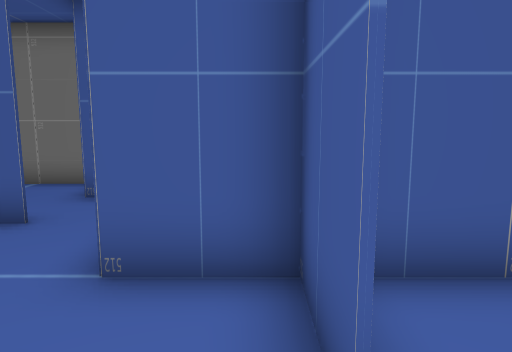
View 1 (above)

19 first-person views from a walk through a Unity game level. The camera is 1.5 m above the floor, tilts 8° down and sees 70° across. The floor is counted in squares, 1 m on a side. Each view is taken from the middle of a square. On the plan, view 1 faces up. The plan holds only what a view shows up to about 16 squares ahead; the rest is blank.

View 2
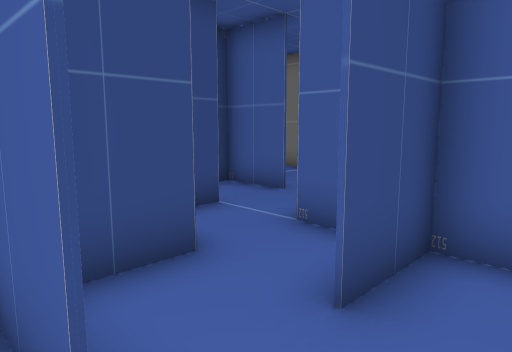

View 3
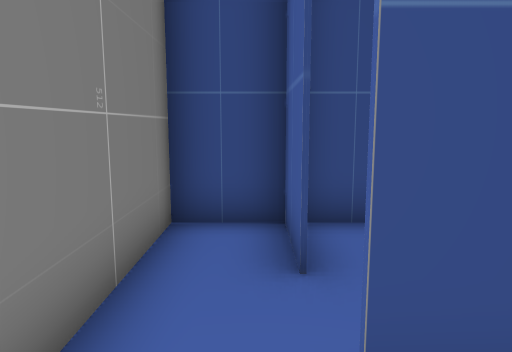

View 4
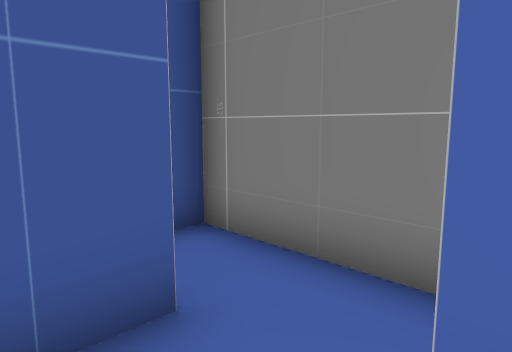

View 5
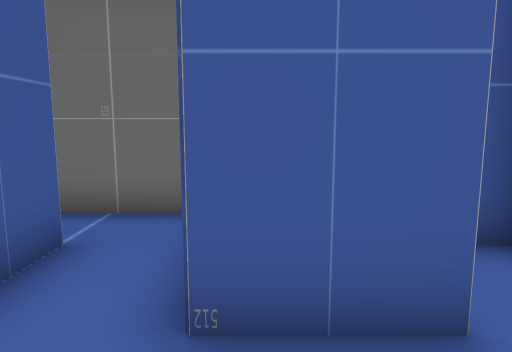

View 6
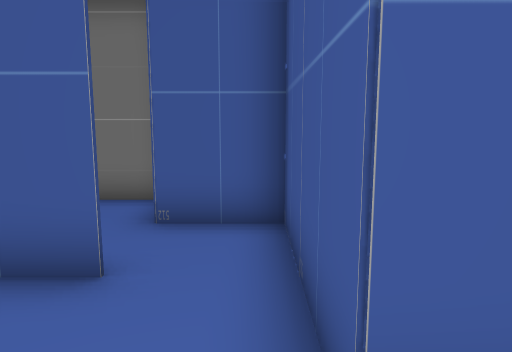

View 7
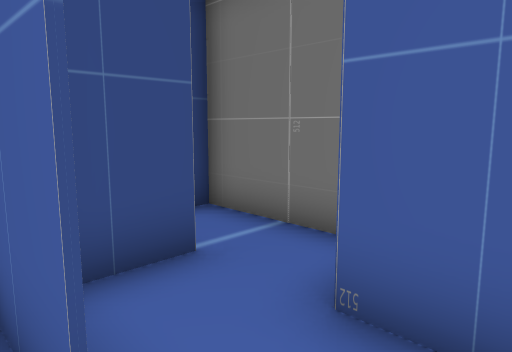

View 8
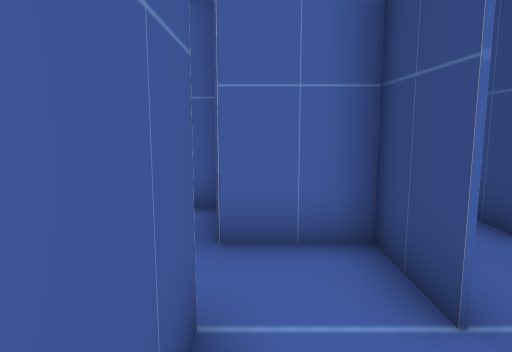

View 9
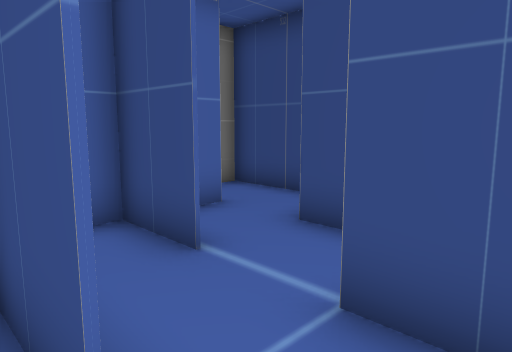

View 10
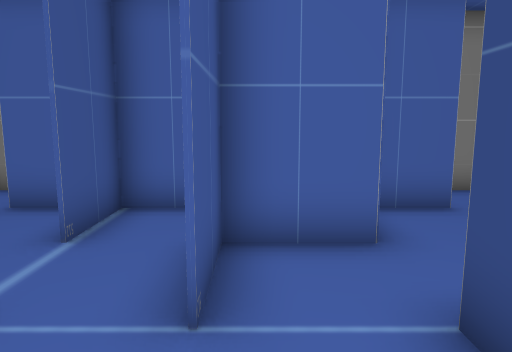

View 11
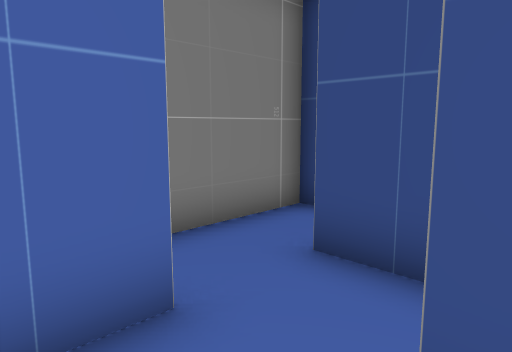

View 12
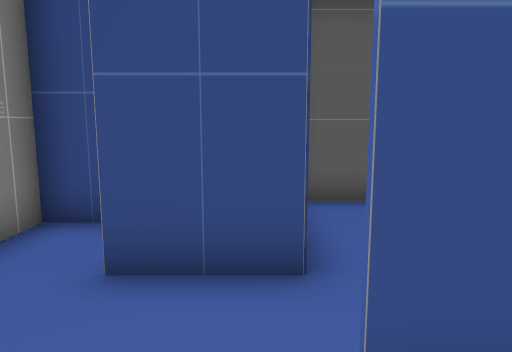

View 13
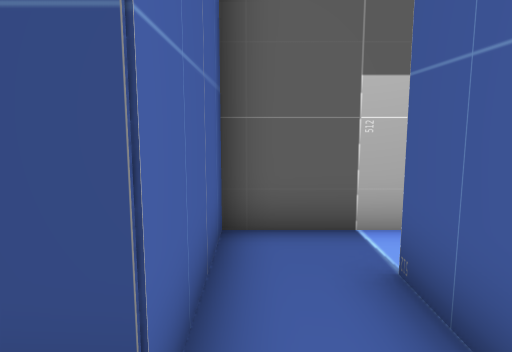

View 14
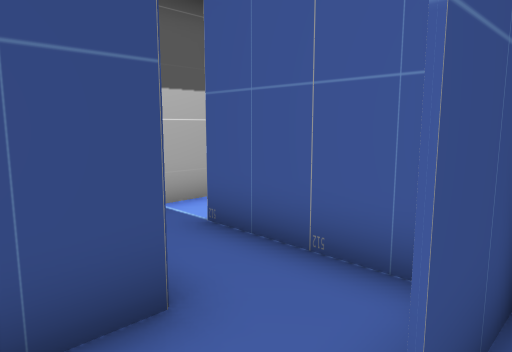

View 15
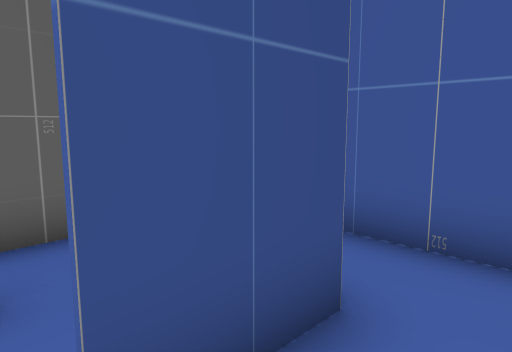

View 16
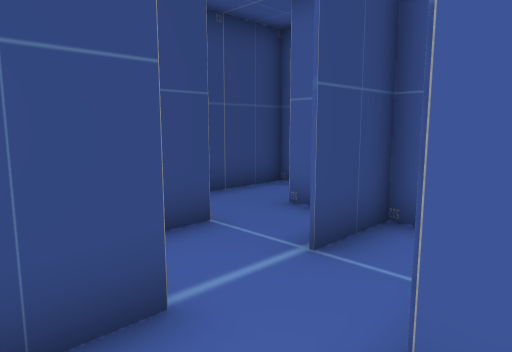

View 17
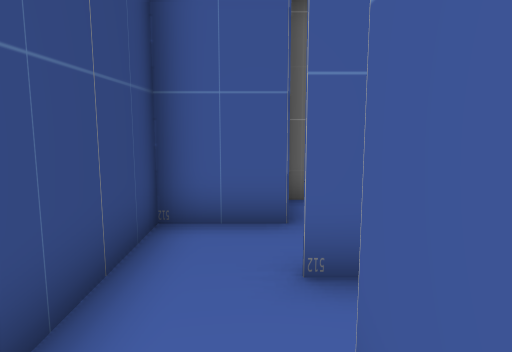

View 18
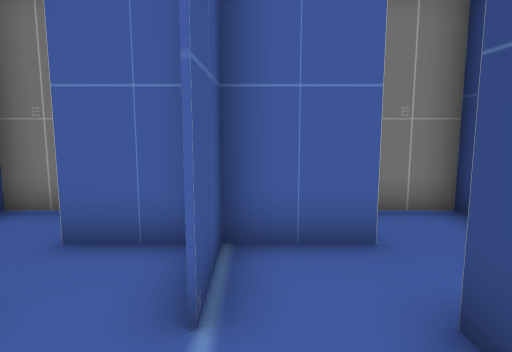

View 19
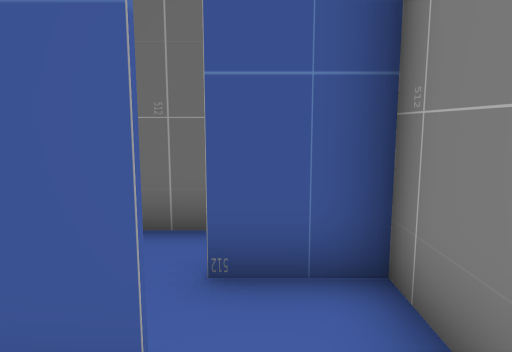

### Floor plan
Ten units are one square. View 1 is at (0, 0); x grows to the right and y downward. Boxes are objects, and circles mark ways between rooms. Rooms are numbered by the first view taken in them; rooms with no view inside come last. Other rooms are left out.
<svg viewBox="-176 -97 242 126">
<path fill="none" stroke="#000" d="M25 -2 25 6M24 6 24 -16M4 -14 4 -26M-14 5 5 5M-6 23 44 23 44 5M-15 -15 -15 24M5 -35 5 -14M61 4 61 -6M45 -34 -4 -34M-35 -35 -35 -15 -15 -15M-4 -34 -16 -34 -16 -44M4 -26 4 -35M-35 -54 -55 -54M-16 -44 -16 -74 -36 -74M-55 -75 -55 -34M-74 -74 -95 -74 -95 -54M-96 -15 -86 -15M-116 5 -102 5M-115 -32 -115 -14M-135 -15 -135 6M-155 23 -125 23M-171 -6 -171 2M-31 -14 -36 -14M-49 5 -35 5M-26 23 -6 23M-55 -15 -55 5M-86 -15 -76 -15 -76 -35M-75 -35 -75 -14M-69 -54 -76 -54M-171 -34 -171 -15 -135 -15M-122 -34 -156 -34M-95 -54 -95 -34M-55 -92 -75 -92"/>
<circle cx="0" cy="-20" r="3" fill="#2a7"/>
<circle cx="-20" cy="-40" r="3" fill="#2a7"/>
<circle cx="-40" cy="-10" r="3" fill="#2a7"/>
<circle cx="-50" cy="-25" r="3" fill="#2a7"/>
<circle cx="-80" cy="-50" r="3" fill="#2a7"/>
<circle cx="-120" cy="10" r="3" fill="#2a7"/>
<circle cx="-90" cy="-20" r="3" fill="#2a7"/>
<circle cx="-120" cy="-20" r="3" fill="#2a7"/>
<circle cx="-80" cy="-30" r="3" fill="#2a7"/>
<circle cx="-70" cy="-40" r="3" fill="#2a7"/>
<text x="20" y="0">1</text>
<text x="-20" y="-30">2</text>
<text x="-30" y="-50">3</text>
<text x="-80" y="-60">4</text>
<text x="-110" y="-10">5</text>
<text x="-140" y="10">6</text>
<text x="-30" y="0">7</text>
<text x="-80" y="-30">8</text>
<text x="-60" y="-30">9</text>
<text x="-150" y="-20">10</text>
<text x="-80" y="-50">11</text>
<text x="-60" y="-80">12</text>
</svg>
Room 1 opens to room 2. Room 2 opens to room 3. Room 3 opens to room 7. Room 3 opens to room 9. Room 4 opens to room 11. Room 5 opens to room 6. Room 5 opens to room 8. Room 5 opens to room 10. Room 8 opens to room 11. Room 9 opens to room 11.

Where each view was taken, in squares from view 1:
view 1: 0 up, 0 right, facing up
view 2: 1 down, 2 right, facing up-left
view 3: 1 down, 4 right, facing left
view 4: 1 up, 0 right, facing down-right
view 5: 1 up, 0 right, facing right
view 6: 2 up, 2 left, facing up
view 7: 5 up, 2 left, facing up-left
view 8: 6 up, 2 left, facing down
view 9: 5 up, 3 left, facing down-left
view 10: 6 up, 8 left, facing down
view 11: 2 up, 10 left, facing down-left
view 12: 1 up, 10 left, facing left
view 13: 2 up, 12 left, facing left
view 14: 0 up, 11 left, facing up-left
view 15: 1 down, 12 left, facing up-left
view 16: 0 up, 3 left, facing up-left
view 17: 2 up, 8 left, facing up
view 18: 4 up, 6 left, facing down
view 19: 1 down, 1 right, facing right
